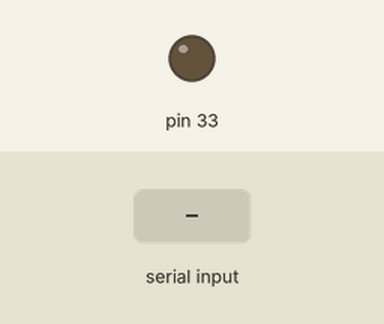
A program run on a simulated Teensy 3. On the bench: output pins drawn as LEDs (lit = HIGH). Inputs (shaded band) come from the test bench. What the program prints to the serial monitor is not drawn.

Above: at 2.2 s.
2.3 s: "1" received over Serial
At 3.3 s:
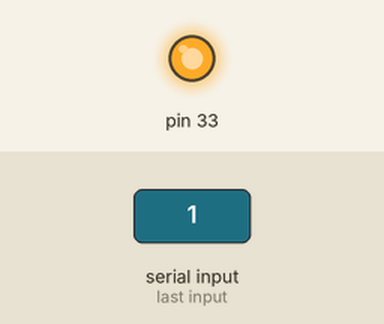
Timing chart, 0 to 5.3 s (numbered marks = the images above; inputs shaded):
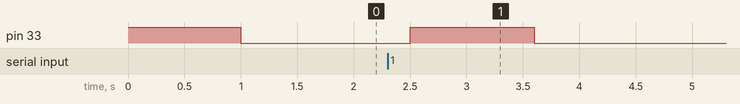

The program:

main.cpp
```cpp
/**
 * @author      : theo (theo.j.lincke@gmail.com)
 * @file        : main
 * @created     : Friday Nov 22, 2019 16:38:20 MST
 */

#include <Arduino.h>

void setup() {
  Serial.begin(9600);

  pinMode(33, OUTPUT);
  digitalWrite(33, HIGH);
  delay(1000);
  digitalWrite(33, LOW);
}

char buffer[256];

void loop() {
  while(Serial.available()){
    digitalWrite(33, HIGH);
    Serial.readBytes(buffer, 11);

    int* a = (int*)&buffer;
    *a++ = 5;
    *a++ = 6;

    char* b = (char*)a;
    *b++ = '\0';

    int size = b - buffer;

    Serial.write(buffer, size);

    delay(100);
  }
  digitalWrite(33, LOW);
  delay(300);
}
```

Measured:
- after the input at 2.3 s, pin 33: LOW → HIGH after 0.20 s, → LOW 1.1 s later
